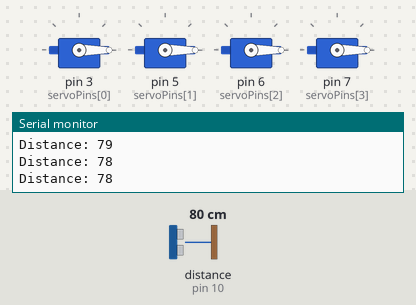
A sketch run on a simulated Arduino Uno, built with avr-gcc and run on an emulated ATmega328P. On the bench: 4 × servo, the last lines printed to the serial monitor. Wiring (inferred from the names in the program): ultrasonic range finder: trigger pin 9; echo pin 10. The inputs (shaded band) are chosen by the test bench; at power-on: distance to the obstacle (sensor on pin 10) 80 cm. The echo pulse lasts 58.3 µs per cm.

Above: at 1.3 s.
1.4 s: distance to the obstacle (sensor on pin 10) set to 55 cm
2.9 s: distance to the obstacle (sensor on pin 10) set to 45 cm
At 3.9 s:
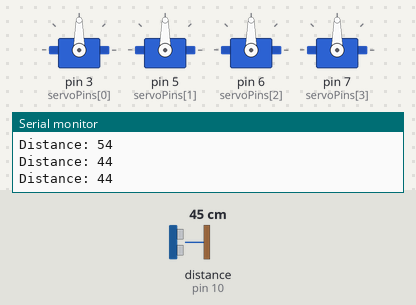
4.5 s: distance to the obstacle (sensor on pin 10) set to 60 cm
At 5.5 s:
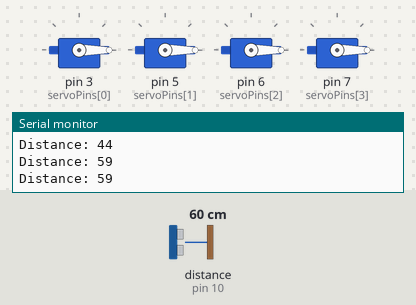
6.0 s: distance to the obstacle (sensor on pin 10) set to 2 cm
At 7.0 s:
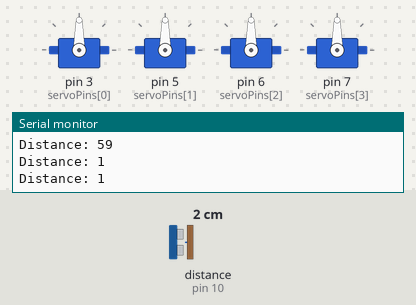
Timing chart, 0 to 8.5 s (numbered marks = the images above; inputs shaded):
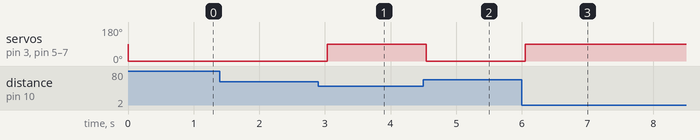

Measured:
- the behaviour switches between 51 and 50 cm on distance to the obstacle (sensor on pin 10) (found by bisection; images 0 and 1)
- after the input at 2.9 s, servo on pin 3 (servoPins[0]), servo on pin 5 (servoPins[1]), servo on pin 6 (servoPins[2]), servo on pin 7 (servoPins[3]): 0° → 90° after 0.13 s
- after the input at 4.5 s, servo on pin 3 (servoPins[0]), servo on pin 5 (servoPins[1]), servo on pin 6 (servoPins[2]), servo on pin 7 (servoPins[3]): 90° → 0° at once
- after the input at 6.0 s, servo on pin 3 (servoPins[0]), servo on pin 5 (servoPins[1]), servo on pin 6 (servoPins[2]), servo on pin 7 (servoPins[3]): 0° → 90° after 0.05 s

The sketch:

drone_landing_gear_system_copy_20250224172010.ino
```cpp
#include <Servo.h>

Servo landingServos[4];
const int trigPin = 9;
const int echoPin = 10;
const int servoPins[4] = {3, 5, 6, 7}; // Pins for four servo motors

void setup() {
    pinMode(trigPin, OUTPUT);
    pinMode(echoPin, INPUT);
    for (int i = 0; i < 4; i++) {
        landingServos[i].attach(servoPins[i]);
    }
    Serial.begin(9600);
}

void loop() {
    long duration;
    int distance;

    digitalWrite(trigPin, LOW);
    delayMicroseconds(2);
    digitalWrite(trigPin, HIGH);
    delayMicroseconds(10);
    digitalWrite(trigPin, LOW);

    duration = pulseIn(echoPin, HIGH);
    distance = duration * 0.034 / 2;
    Serial.print("Distance: ");
    Serial.println(distance);

    if (distance < 50) {
        for (int i = 0; i < 4; i++) {
            landingServos[i].write(90);  // Deploy landing gear
        }
    } else {
        for (int i = 0; i < 4; i++) {
            landingServos[i].write(0);   // Retract landing gear
        }
    }
    delay(500);
}
```
